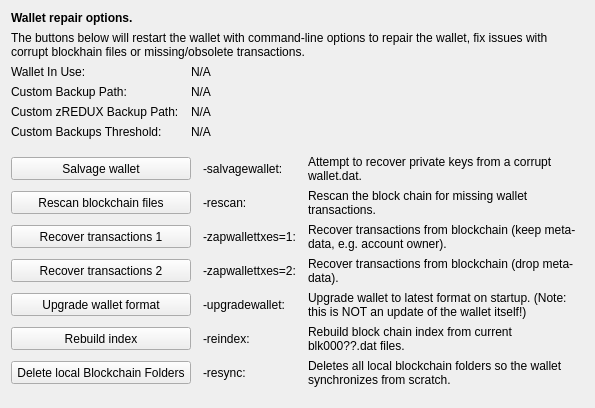
     <widget class="QWidget" name="tab_repair">
      <attribute name="title">
       <string>&amp;Wallet Repair</string>
      </attribute>
      <layout class="QGridLayout" name="gridLayout_4" columnstretch="0,0,0,0">
       <property name="horizontalSpacing">
        <number>12</number>
       </property>
       <item row="0" column="0" colspan="4">
        <widget class="QLabel" name="label_repair_header">
         <property name="font">
          <font>
           <weight>75</weight>
           <bold>true</bold>
          </font>
         </property>
         <property name="text">
          <string>Wallet repair options.</string>
         </property>
        </widget>
       </item>
       <item row="1" column="0" colspan="4">
        <widget class="QLabel" name="label_repair_helptext">
         <property name="font">
          <font>
           <weight>50</weight>
           <bold>false</bold>
          </font>
         </property>
         <property name="text">
          <string>The buttons below will restart the wallet with command-line options to repair the wallet, fix issues with corrupt blockhain files or missing/obsolete transactions.</string>
         </property>
         <property name="wordWrap">
          <bool>true</bool>
         </property>
        </widget>
       </item>
       <item row="2" column="0">
        <widget class="QLabel" name="wallet_path_label">
         <property name="text">
          <string>Wallet In Use:</string>
         </property>
        </widget>
       </item>
       <item row="2" column="1" colspan="3">
        <widget class="QLabel" name="wallet_path">
         <property name="cursor">
          <cursorShape>IBeamCursor</cursorShape>
         </property>
         <property name="text">
          <string>N/A</string>
         </property>
         <property name="textFormat">
          <enum>Qt::PlainText</enum>
         </property>
         <property name="textInteractionFlags">
          <set>Qt::LinksAccessibleByMouse|Qt::TextSelectableByKeyboard|Qt::TextSelectableByMouse</set>
         </property>
        </widget>
       </item>
       <item row="3" column="0">
        <widget class="QLabel" name="wallet_custombackuppath_label">
         <property name="text">
          <string>Custom Backup Path:</string>
         </property>
         <property name="visible">
          <bool>false</bool>
         </property>
        </widget>
       </item>
       <item row="3" column="1" colspan="3">
        <widget class="QLabel" name="wallet_custombackuppath">
         <property name="cursor">
          <cursorShape>IBeamCursor</cursorShape>
         </property>
         <property name="text">
          <string>N/A</string>
         </property>
         <property name="textFormat">
          <enum>Qt::PlainText</enum>
         </property>
         <property name="textInteractionFlags">
          <set>Qt::LinksAccessibleByMouse|Qt::TextSelectableByKeyboard|Qt::TextSelectableByMouse</set>
         </property>
         <property name="visible">
          <bool>false</bool>
         </property>
        </widget>
       </item>
       <item row="4" column="0">
        <widget class="QLabel" name="wallet_customzreduxbackuppath_label">
         <property name="text">
          <string>Custom zREDUX Backup Path:</string>
         </property>
         <property name="visible">
          <bool>false</bool>
         </property>
        </widget>
       </item>
       <item row="4" column="1" colspan="3">
        <widget class="QLabel" name="wallet_customzreduxbackuppath">
         <property name="cursor">
          <cursorShape>IBeamCursor</cursorShape>
         </property>
         <property name="text">
          <string>N/A</string>
         </property>
         <property name="textFormat">
          <enum>Qt::PlainText</enum>
         </property>
         <property name="textInteractionFlags">
          <set>Qt::LinksAccessibleByMouse|Qt::TextSelectableByKeyboard|Qt::TextSelectableByMouse</set>
         </property>
         <property name="visible">
          <bool>false</bool>
         </property>
        </widget>
       </item>
       <item row="5" column="0">
        <widget class="QLabel" name="wallet_custombackupthreshold_label">
         <property name="text">
          <string>Custom Backups Threshold:</string>
         </property>
         <property name="visible">
          <bool>false</bool>
         </property>
        </widget>
       </item>
       <item row="5" column="1" colspan="3">
        <widget class="QLabel" name="wallet_custombackupthreshold">
         <property name="cursor">
          <cursorShape>IBeamCursor</cursorShape>
         </property>
         <property name="text">
          <string>N/A</string>
         </property>
         <property name="textFormat">
          <enum>Qt::PlainText</enum>
         </property>
         <property name="textInteractionFlags">
          <set>Qt::LinksAccessibleByMouse|Qt::TextSelectableByKeyboard|Qt::TextSelectableByMouse</set>
         </property>
         <property name="visible">
          <bool>false</bool>
         </property>
        </widget>
       </item>
       <item row="6" column="0">
        <spacer name="verticalSpacer_repair1">
         <property name="orientation">
          <enum>Qt::Vertical</enum>
         </property>
         <property name="sizeHint" stdset="0">
          <size>
           <width>10</width>
           <height>10</height>
          </size>
         </property>
        </spacer>
       </item>
       <item row="7" column="0" colspan="2">
        <widget class="QPushButton" name="btn_salvagewallet">
         <property name="minimumSize">
          <size>
           <width>100</width>
           <height>23</height>
          </size>
         </property>
         <property name="text">
          <string>Salvage wallet</string>
         </property>
        </widget>
       </item>
       <item row="7" column="2">
        <widget class="QLabel" name="label_repair_salvage_command">
         <property name="text">
          <string notr="true">-salvagewallet:</string>
         </property>
        </widget>
       </item>
       <item row="7" column="3">
        <widget class="QLabel" name="label_repair_salvage">
         <property name="text">
          <string>Attempt to recover private keys from a corrupt wallet.dat.</string>
         </property>
         <property name="wordWrap">
          <bool>true</bool>
         </property>
        </widget>
       </item>
       <item row="8" column="0" colspan="2">
        <widget class="QPushButton" name="btn_rescan">
         <property name="minimumSize">
          <size>
           <width>100</width>
           <height>23</height>
          </size>
         </property>
         <property name="text">
          <string>Rescan blockchain files</string>
         </property>
        </widget>
       </item>
       <item row="8" column="2">
        <widget class="QLabel" name="label_repair_rescan_command">
         <property name="text">
          <string notr="true">-rescan:</string>
         </property>
        </widget>
       </item>
       <item row="8" column="3">
        <widget class="QLabel" name="label_repair_rescan">
         <property name="text">
          <string>Rescan the block chain for missing wallet transactions.</string>
         </property>
         <property name="wordWrap">
          <bool>true</bool>
         </property>
        </widget>
       </item>
       <item row="9" column="0" colspan="2">
        <widget class="QPushButton" name="btn_zapwallettxes1">
         <property name="minimumSize">
          <size>
           <width>100</width>
           <height>23</height>
          </size>
         </property>
         <property name="text">
          <string>Recover transactions 1</string>
         </property>
        </widget>
       </item>
       <item row="9" column="2">
        <widget class="QLabel" name="label_repair_zap1_command">
         <property name="text">
          <string notr="true">-zapwallettxes=1:</string>
         </property>
        </widget>
       </item>
       <item row="9" column="3">
        <widget class="QLabel" name="label_repair_zap1">
         <property name="text">
          <string>Recover transactions from blockchain (keep meta-data, e.g. account owner).</string>
         </property>
         <property name="wordWrap">
          <bool>true</bool>
         </property>
        </widget>
       </item>
       <item row="10" column="0" colspan="2">
        <widget class="QPushButton" name="btn_zapwallettxes2">
         <property name="minimumSize">
          <size>
           <width>100</width>
           <height>23</height>
          </size>
         </property>
         <property name="text">
          <string>Recover transactions 2</string>
         </property>
        </widget>
       </item>
       <item row="10" column="2">
        <widget class="QLabel" name="label_repair_zap2_command">
         <property name="text">
          <string notr="true">-zapwallettxes=2:</string>
         </property>
        </widget>
       </item>
       <item row="10" column="3">
        <widget class="QLabel" name="label_repair_zap2">
         <property name="text">
          <string>Recover transactions from blockchain (drop meta-data).</string>
         </property>
         <property name="wordWrap">
          <bool>true</bool>
         </property>
        </widget>
       </item>
       <item row="11" column="0" colspan="2">
        <widget class="QPushButton" name="btn_upgradewallet">
         <property name="minimumSize">
          <size>
           <width>100</width>
           <height>23</height>
          </size>
         </property>
         <property name="text">
          <string>Upgrade wallet format</string>
         </property>
        </widget>
       </item>
       <item row="11" column="2">
        <widget class="QLabel" name="label_repair_upgrade_command">
         <property name="text">
          <string notr="true">-upgradewallet:</string>
         </property>
        </widget>
       </item>
       <item row="11" column="3">
        <widget class="QLabel" name="label_repair_upgrade">
         <property name="text">
          <string>Upgrade wallet to latest format on startup. (Note: this is NOT an update of the wallet itself!)</string>
         </property>
         <property name="wordWrap">
          <bool>true</bool>
         </property>
        </widget>
       </item>
       <item row="12" column="0" colspan="2">
        <widget class="QPushButton" name="btn_reindex">
         <property name="minimumSize">
          <size>
           <width>100</width>
           <height>23</height>
          </size>
         </property>
         <property name="text">
          <string>Rebuild index</string>
         </property>
        </widget>
       </item>
       <item row="12" column="2">
        <widget class="QLabel" name="label_repair_reindex_command">
         <property name="text">
          <string notr="true">-reindex:</string>
         </property>
        </widget>
       </item>
       <item row="12" column="3">
        <widget class="QLabel" name="label_repair_reindex">
         <property name="text">
          <string>Rebuild block chain index from current blk000??.dat files.</string>
         </property>
         <property name="wordWrap">
          <bool>true</bool>
         </property>
        </widget>
       </item>
       <item row="13" column="0" colspan="2">
        <widget class="QPushButton" name="btn_resync">
         <property name="minimumSize">
          <size>
           <width>100</width>
           <height>23</height>
          </size>
         </property>
         <property name="text">
          <string>Delete local Blockchain Folders</string>
         </property>
        </widget>
       </item>
       <item row="13" column="2">
        <widget class="QLabel" name="label_repair_resync_command">
         <property name="text">
          <string>-resync:</string>
         </property>
        </widget>
       </item>
       <item row="13" column="3">
        <widget class="QLabel" name="label_repair_resync">
         <property name="text">
          <string>Deletes all local blockchain folders so the wallet synchronizes from scratch.</string>
         </property>
         <property name="wordWrap">
          <bool>true</bool>
         </property>
        </widget>
       </item>
       <item row="14" column="0">
        <spacer name="verticalSpacer_repair2">
         <property name="orientation">
          <enum>Qt::Vertical</enum>
         </property>
         <property name="sizeHint" stdset="0">
          <size>
           <width>20</width>
           <height>10</height>
          </size>
         </property>
        </spacer>
       </item>
      </layout>
     </widget>
